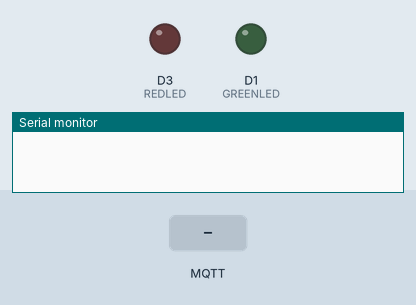
Bench run of a sketch on a simulated ESP8266 (NodeMCU). Shown: output pins drawn as LEDs (lit = HIGH), the last lines printed to the serial monitor. Inputs (shaded band) come from the test bench. WiFi joins after 1.5 s; servers stay silent unless stated; no MQTT or app messages arrive unless stated.

Above: at 0.1 s.
At 2.7 s:
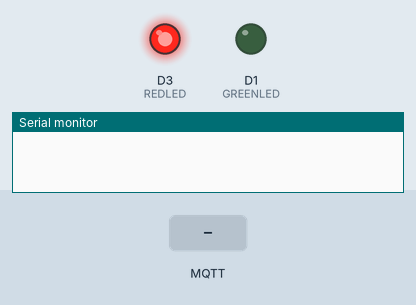
2.8 s: MQTT message "Mask" arrives on the first subscribed topic
At 3.3 s:
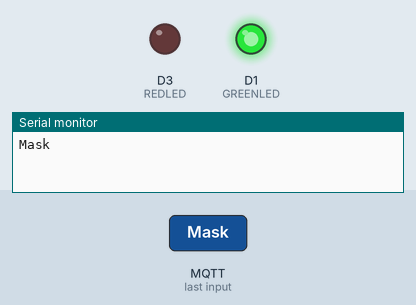
Timing chart, 0 to 6.3 s (numbered marks = the images above; inputs shaded):
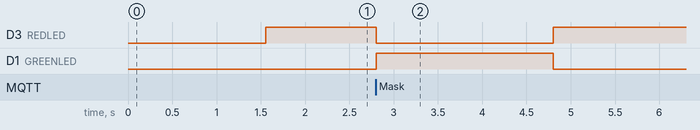

Measured:
- after the input at 2.8 s, D3 (REDLED): HIGH → LOW at once, → HIGH 2.0 s later; D1 (GREENLED): LOW → HIGH at once, → LOW 2.0 s later

The sketch:

sketch_may15a.ino
```cpp
#include <ESP8266WiFi.h>
#include <PubSubClient.h>

#define REDLED D3
#define GREENLED D1

// WiFi
const char *ssid = "Subhajit"; // Enter your WiFi name
const char *password = "buzz_Lightyear@10";  // Enter WiFi password

// MQTT Broker
const char *mqtt_broker = "192.168.1.7";
const char *topic = "esp8266/test";
const char *publishTopic = "esp8266/device";
const int mqtt_port = 1883;

WiFiClient espClient;
PubSubClient client(espClient);

void setup() {
  // Set software serial baud to 115200;
  pinMode(REDLED, OUTPUT);
  pinMode(GREENLED, OUTPUT);
  Serial.begin(115200);
  WiFi.begin(ssid, password);

  while (WiFi.status() != WL_CONNECTED) {
      delay(500);
  }

  client.setServer(mqtt_broker, mqtt_port);
  client.setCallback(callback);
  while (!client.connected()) {
      String client_id = "esp8266-client-";
      client_id += String(WiFi.macAddress());
      if (!client.connect(client_id.c_str())) {
         delay(2000);
      }
  }
  // publish and subscribe
  client.subscribe(topic);
  client.publish(publishTopic, String("Ready").c_str(), true);
}

void callback(char *topic, byte *payload, unsigned int length) {
  String message = "";
  for (int i = 0; i < length; i++) {
      message += (char)payload[i];
  }
  String messageString = message;
  if(message == "Mask") {
    Serial.println("Mask");
    digitalWrite(REDLED, LOW);
    digitalWrite(GREENLED, HIGH);
    delay(2000);
    digitalWrite(GREENLED, LOW);
    client.publish(publishTopic, String("Ready").c_str(), true);
  }

}

void loop() {
  digitalWrite(REDLED, HIGH);
  client.loop();
}
```
